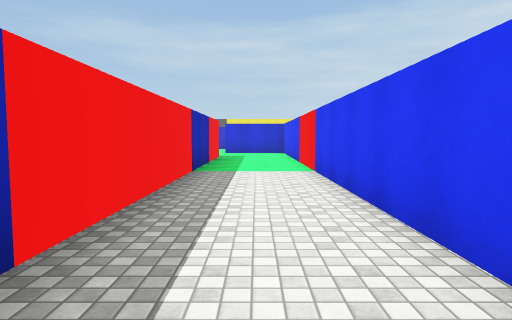
view 1 (above)

17 first-person views from a walk through a 3-D level made in the Unity game engine. The camera is 1.4 m above the floor, tilts 4° down and sees 75° across. The floor is counted in squares, 2 m on a side. Each view is taken from the middle of a square. On the plan, view 1 faces up. The plan holds only what a view shows up to about 10 squares ahead; the rest is blank. The place goes on beyond the plan. The player is left out. Surface patterns are stand-ins for the level's own textures.

view 2
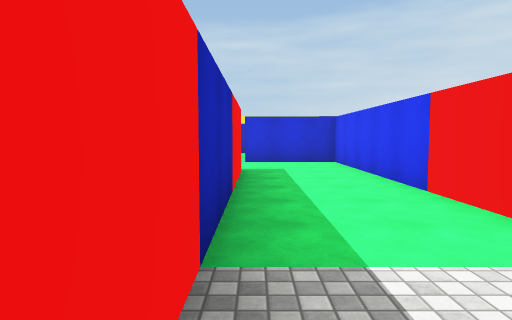

view 3
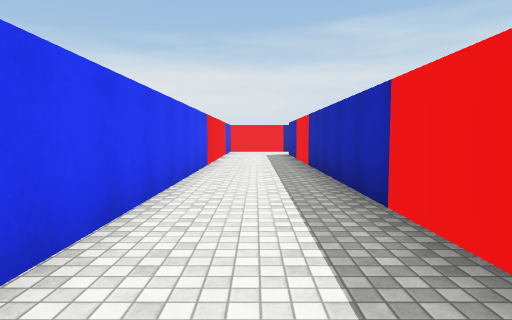

view 4
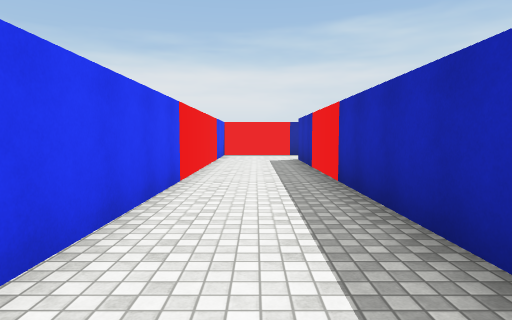

view 5
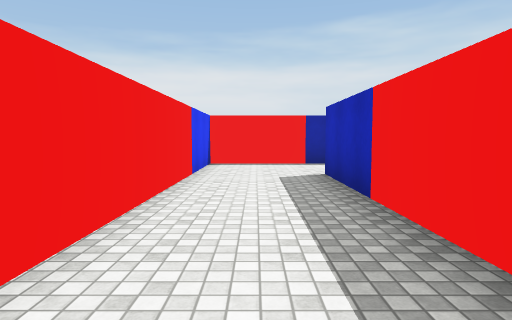

view 6
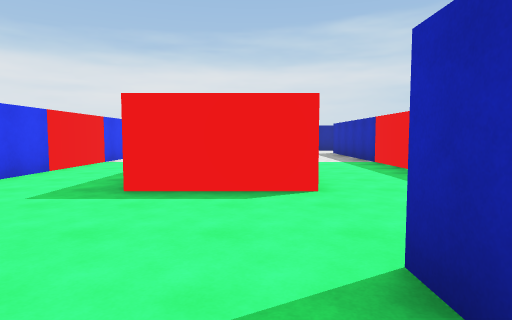

view 7
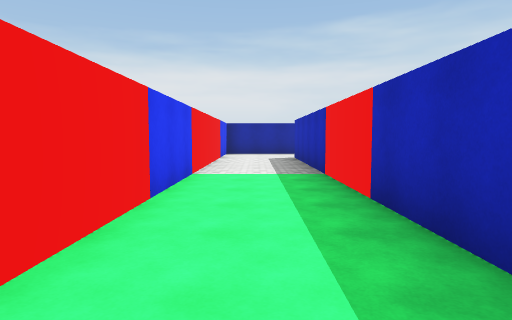

view 8
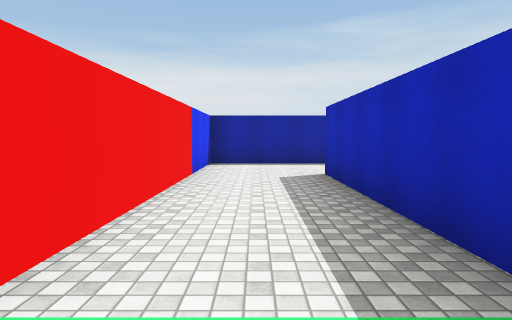

view 9
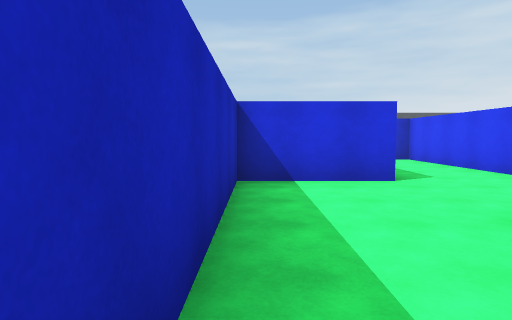

view 10
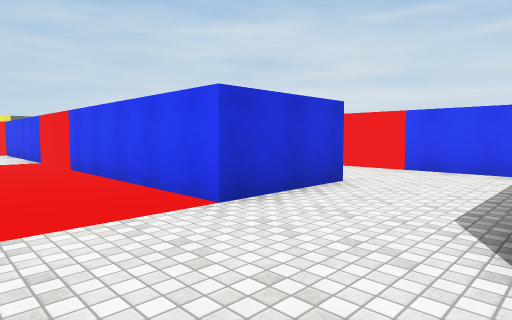

view 11
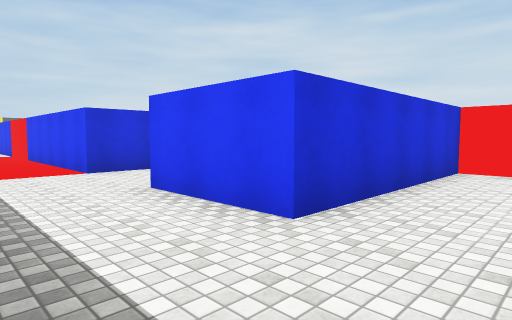

view 12
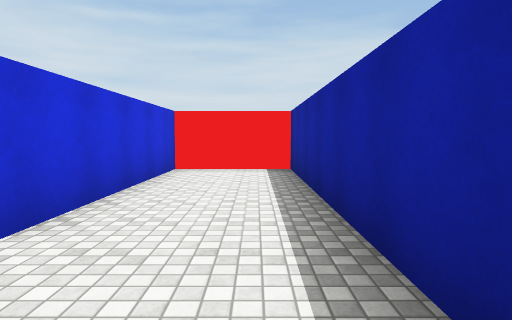

view 13
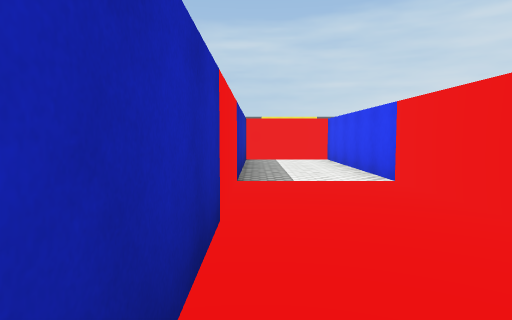

view 14
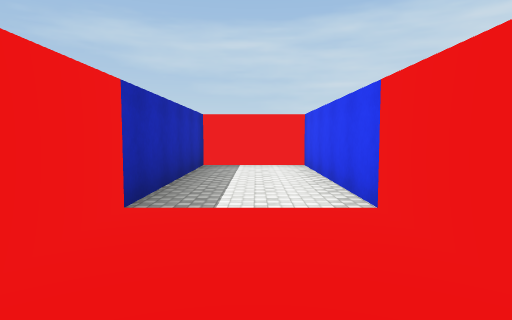

view 15
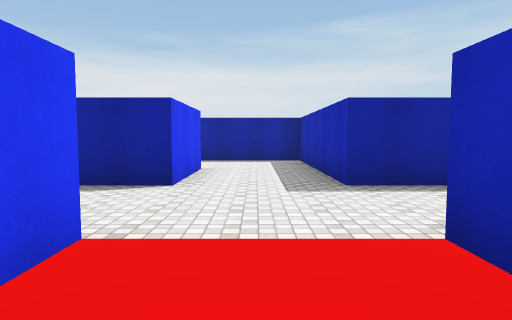

view 16
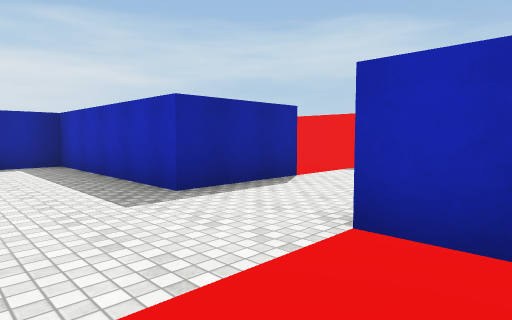

view 17
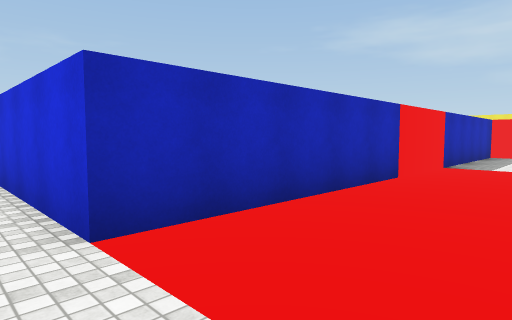

### Floor plan
Ten units are one square. View 1 is at (0, 0); x grows to the right and y downward. Boxes are objects, and circles mark ways between rooms. Rooms are numbered by the first view taken in them; rooms with no view inside come last. Other rooms are left out.
<svg viewBox="-144 -169 161 281">
<path fill="none" stroke="#000" d="M-39 -118 -13 -118 -13 82M-88 7 -38 7 -38 -115M-13 -150 -13 -164M-38 -150 -38 -142 -63 -142 -63 -17 -88 -17M-19 107 12 107 12 -142 -14 -142M-88 -17 -88 -142 -113 -142 -113 -17 -135 -17M-139 7 -113 7 -113 58 -38 58 -38 33 -88 33 -88 7"/>
<circle cx="-75" cy="-5" r="3" fill="#2a7"/>
<text x="-10" y="-40">1</text>
<text x="-100" y="-30">2</text>
</svg>
Room 1 opens to room 2.

Where each view was taken, in squares from view 1:
view 1: 0 up, 0 right, facing up
view 2: 5 up, 1 left, facing up
view 3: 5 up, 0 right, facing down
view 4: 2 up, 0 right, facing down
view 5: 2 down, 0 right, facing down
view 6: 16 up, 3 left, facing down
view 7: 13 up, 5 left, facing down
view 8: 8 up, 5 left, facing down
view 9: 9 up, 6 left, facing up
view 10: 1 down, 11 left, facing up-right
view 11: 5 down, 11 left, facing up-right
view 12: 5 down, 11 left, facing right
view 13: 4 up, 11 left, facing up
view 14: 6 up, 10 left, facing up
view 15: 4 up, 10 left, facing down
view 16: 3 up, 9 left, facing down-left
view 17: 1 up, 9 left, facing up-left
